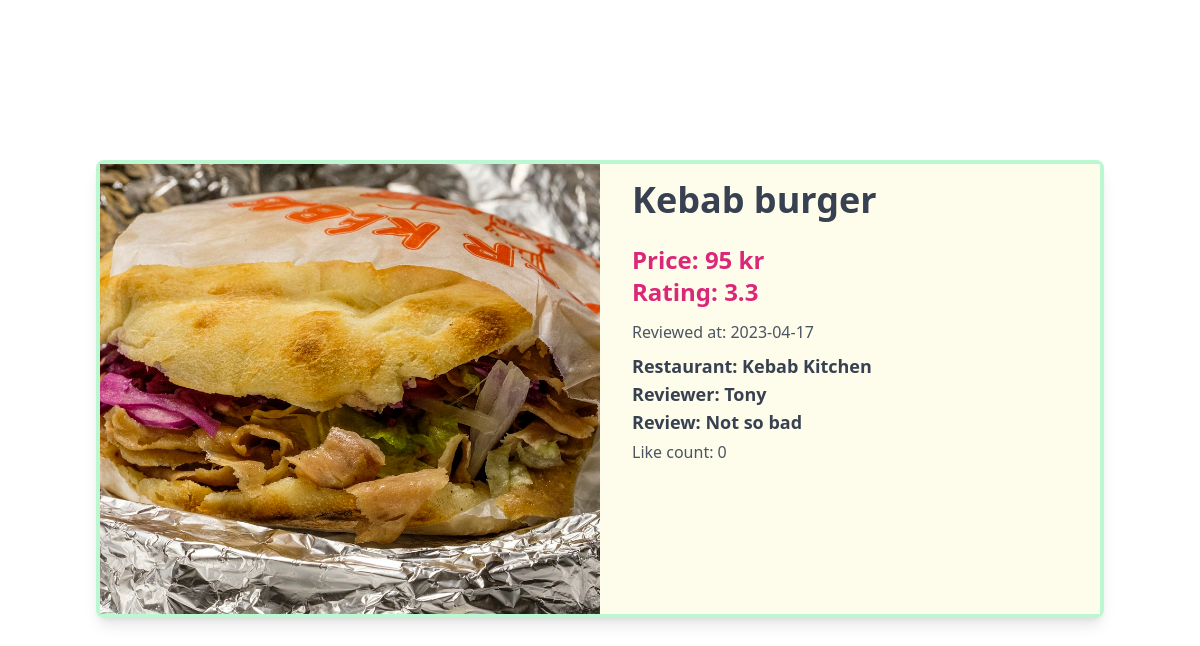
Screenshot of /core/detail/3 with the database file from the repository.
### core/models.py (models this page shows, shortened)
class Review(models.Model):
    user = models.ForeignKey(
        CustomUser, on_delete=models.CASCADE, related_name='reviews_by_user'
    )
    menu = models.ForeignKey(
        Menu, on_delete=models.CASCADE, related_name='reviews_of_menu'
    )
    restaurant = models.ForeignKey(
        Restaurant, on_delete=models.CASCADE, related_name='restaurants_for_review'
    )
    image = models.ImageField(upload_to='images/', null=True, blank=True)
    review = models.TextField(default="", null=False)
    taste_rating = models.IntegerField(null=False)
    service_rating = models.IntegerField(null=False)
    value_rating = models.IntegerField(null=False)
    avg_rating = models.FloatField(null=True, blank=True)
    like_count = models.IntegerField(default=0)
    created_at = models.DateTimeField(auto_now_add=True)
    class Meta:
        indexes = [models.Index(fields=['-created_at']),]
        ordering = ['-created_at']

class Menu(models.Model):
    menu = models.CharField(max_length=100, null=False)
    price = models.IntegerField(null=False)
    restaurants = models.ManyToManyField(Restaurant)
    created_at = models.DateTimeField(auto_now_add=True)

class Restaurant(models.Model):
    name = models.CharField(max_length=100, null=False)
    address = models.CharField(max_length=200, null=False)
    tel = models.CharField(max_length=20, null=True, blank=True)
    website = models.URLField(null=True, blank=True)

class CustomUser(AbstractUser):
    email = models.EmailField("email address", unique=True, blank=False)
    USERNAME_FIELD = "email"  # make the user log in with the email
    REQUIRED_FIELDS = ["username"]
    objects = CustomUserManager()

### core/views.py (the view)
# urls.py: path('detail/<int:id>', views.detail, name='detail'),
def detail(request, id):
    review = get_object_or_404(Review, id=id)
    context = {
        'review': review
    }
    return render(request, 'core/detail.html', context, status=200)

### core/templates/core/detail.html
{% extends 'core/base.html' %} {% block content %} {% load static %}
<main class="flex-1 mx-24 pt-40">
  <div class="bg-yellow-50/90 rounded-lg shadow-lg overflow-hidden">
    <div class="flex border-green-200 border-4">
      {% if review.image %}
      <div class="relative overflow-hidden w-1/2" style="padding-bottom: 45%">
        <div class="absolute inset-0">
          <img
            class="object-cover h-full w-full"
            src="{{ review.image.url }}"
            alt="{{ review.menu.menu }} image"
          />
        </div>
      </div>
      {% endif %}
      <div class="px-8 py-4 w-1/2">
        <h1 class="text-4xl font-bold text-gray-700 mb-6">
          {{ review.menu.menu }}
        </h1>
        <h2 class="text-2xl font-bold text-pink-600">
          Price: {{ review.menu.price }} kr
        </h2>
        <h2 class="text-2xl font-bold text-pink-600 mb-3">
          Rating: {{ review.avg_rating }}
        </h2>
        <ul class="text-gray-700 text-lg font-semibold">
          <li class="text-gray-600 text-base font-normal mb-2">
            Reviewed at: {{ review.created_at|date:"Y-m-d" }}
          </li>
          <li>Restaurant: {{ review.restaurant.name }}</li>
          <li>Reviewer: {{ review.user.username }}</li>
          <li>Review: {{ review.review }}</li>
          <li class="text-gray-600 text-base font-normal mt-1">
            Like count: {{ review.like_count }}
          </li>
        </ul>
      </div>
    </div>
  </div>
</main>
{% endblock content %}

### rows the page displays
Review: image (picture), menu.menu "Kebab burger", menu.price "95", avg_rating "3.3", created_at "2023-04-17", restaurant.name "Kebab Kitchen", user.username "Tony", review "Not so bad", like_count "0"
